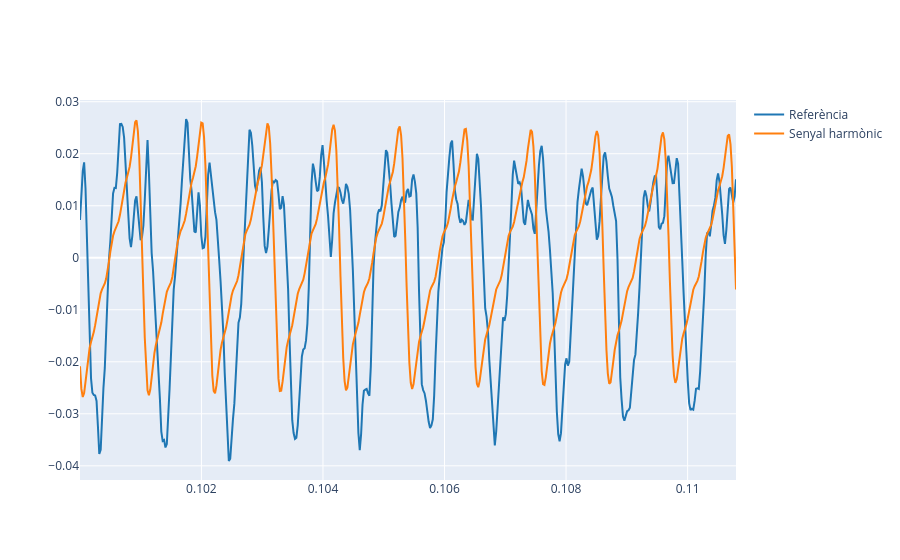

The notebook cell saved with this chart:
### Markdown cell above
3.2. Now, define a harmonic signal, `y` whose fundamental frequency is the defined in Lab 1. Go step by step adding a new harmonic in each step. Plot both signals (the reference and the synthesized) and try to reproduce the shape of the reference signal.

**Note 1**: in order to have a similar shape, we need to select the amplitudes and phases carefully. One way to do this is to define the harmonic signal as follows:

$$y(t) = \sum_{k=1}^K A_k\cos\left(2\pi kf_0 t + k \phi - (k-1)\pi/2 \right), $$

where $K$ is the number of harmonics, $f_0$ is the fundamental frequency, $A_k$ is the amplitude (weight) of each harmonic and $\phi$ is the phase of the signal (defined in Lab1 Ex 2.4).

**Note 2**:
Define the $A_k$ values relative to the fundamental frequency. This means to define $A_1=1$ and the others less than 1. You can use Audacity to plot the spectrum of the fragment selected of the reference audio and measure the relative amplitudes of the harmonics.

**Note 3**: Normalize the amplitude of the signal by the same amplitude of the reference. For instance, if the amplitude of the reference signal is 0.33, you can normalize the syntesized signal by first dividing by its maximum and then multiplyng by 0.33:

```
y = 0.33 * y / np.amax(y)
```

### Code cell
# Paràmetres
phi = 0       # fase inicial (mateixa que la del Lab 1)
A_ref = 0.08      # amplitud de referència aproximada
duration = 1  # 1 s per a visualització
t = np.linspace(0, duration, int(fs * duration))

# Definim els paràmetres dels harmònics
K = 5                   # nombre d'harmònics
Ak = [1.0, 0.5, 0.3, 0.15, 0.1]    # amplituds relatives (A1 és la fonamental)
y = np.zeros_like(t)

# Construcció del senyal harmònic
for k in range(1, K + 1):
    y += Ak[k - 1] * np.cos(2 * np.pi * k * f0 * t + k * phi - (k - 1) * np.pi / 2)

# Simulem la decadència de l'amplitud
decay_rate = 11  # controla la velocitat de decadència
envolvent = np.exp(-decay_rate * t)
y *= envolvent

# Normalitzem per tenir la mateixa amplitud màxima que la referència
y = A_ref * y / np.max(y)

# Representem el senyal de referència i el sintetitzat
plot_signals([ref[:len(y)], y], fs, t_start=0.1, t_end=t_start + 10*T,
             name=['Referència', 'Senyal harmònic'])

### Figure 1 — Plotly figure (JSON) as saved in the notebook; plotly's stock layout.template omitted (floating-point values rounded to 4 significant figures; data arrays with more than 128 entries replaced by an {"elided": "..."} marker saying what was removed)
{"data": [{"line": {"color": "#1f77b4", "shape": "linear"}, "mode": "lines", "name": "Referència", "type": "scatter", "x": {"elided": "477 float values"}, "y": {"elided": "477 float values"}}, {"line": {"color": "#ff7f0e", "shape": "linear"}, "mode": "lines", "name": "Senyal harmònic", "type": "scatter", "x": {"elided": "477 float values"}, "y": {"elided": "477 float values"}}], "layout": {}}
